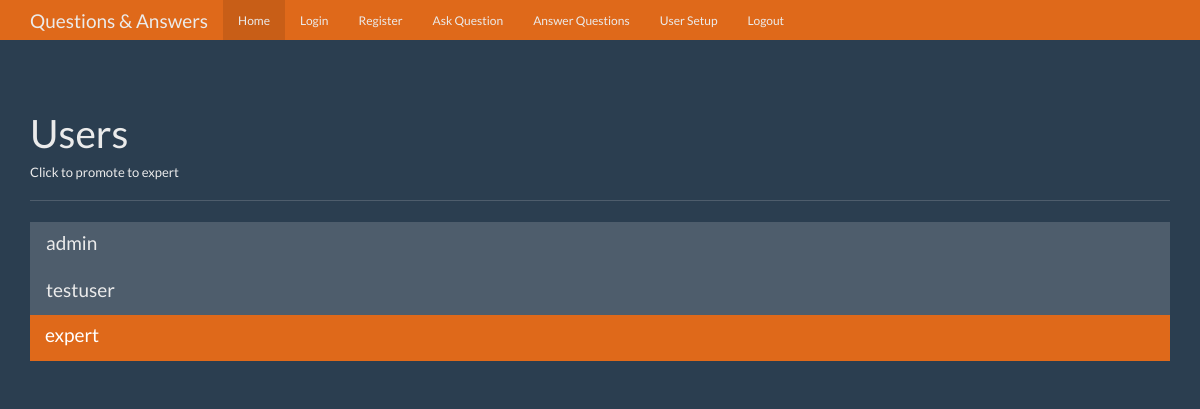
Screenshot of /users with the database file from the repository.
### tables this page shows
CREATE TABLE users (
    id integer primary key autoincrement,
    name text not null,
    password text not null,
    expert boolean not null,
    admin boolean not null
);

### app.py (the view)
@app.route('/users')
def users():
    user = get_current_user()
    db = get_db()
    users_cur = db.execute('select id, name, expert, admin from users')
    users_results = users_cur.fetchall()
    return render_template('users.html', user=user, users=users_results)

### app.py (called while the page is built)
def get_current_user():
    user_result = None
    if 'user' in session:
        user = session['user']
        db = get_db()
        user_cur = db.execute('select id, name, password, expert, admin from users where name = ?', [user])
        user_result = user_cur.fetchone()
    return user_result

### database.py (called while the page is built)
def connect_db():
    db_path = os.path.join(os.path.dirname(os.path.abspath(__file__)), "questions.db")
    sql = sqlite3.connect(db_path)
    sql.row_factory = sqlite3.Row
    return sql

def get_db():
    if not hasattr(g, 'sqlite_db'):
        g.sqlite_db = connect_db()
    return g.sqlite_db

### templates/users.html (shortened to what this page needs)
<!DOCTYPE html>
<html lang="en">
<head>
    <link href="{{ url_for('static', filename='bootstrap.min.css') }}" rel="stylesheet">
    <link href="{{ url_for('static', filename='theme.css') }}" rel="stylesheet">
</head>
<body>
<nav class="navbar navbar-inverse navbar-fixed-top">
    <div class="container">
        <div class="navbar-header">
            <a class="navbar-brand" href="#">Questions & Answers</a>
        </div>
        <div id="navbar" class="navbar-collapse collapse">
            <ul class="nav navbar-nav">
                <li class="active"><a href="#">Home</a></li>
                <li><a href="#">Login</a></li>
                <li><a href="#">Register</a></li>
                <li><a href="#">Ask Question</a></li>
                <li><a href="#">Answer Questions</a></li>
                <li><a href="#">User Setup</a></li>
                <li><a href="#">Logout</a></li>
            </ul>
        </div>
    </div>
</nav>
<div class="container theme-showcase" role="main">
    <div class="page-header">
        <h1>Users</h1>
        <h6>Click to promote to expert</h6>
    </div>
    <div class="row">
        <div class="col-lg-12">
            <div class="list-group">
                {% for u in users %}
                    <a href="{{ url_for('promote',user_id=u['id']) }}"
                       class="list-group-item {% if u['expert'] == 1 %} active {% endif %}">
                        <h4 class="list-group-item-heading">{{ u['name'] }}</h4>
                    </a>
                {% endfor %}
            </div>
        </div>
    </div>
</div>
</body>
</html>

### static/theme.css (style rules this page uses)
body { padding-top: 70px; padding-bottom: 30px; }

### rows the page displays
users: name "admin"
users: name "testuser"
users: name "expert"
